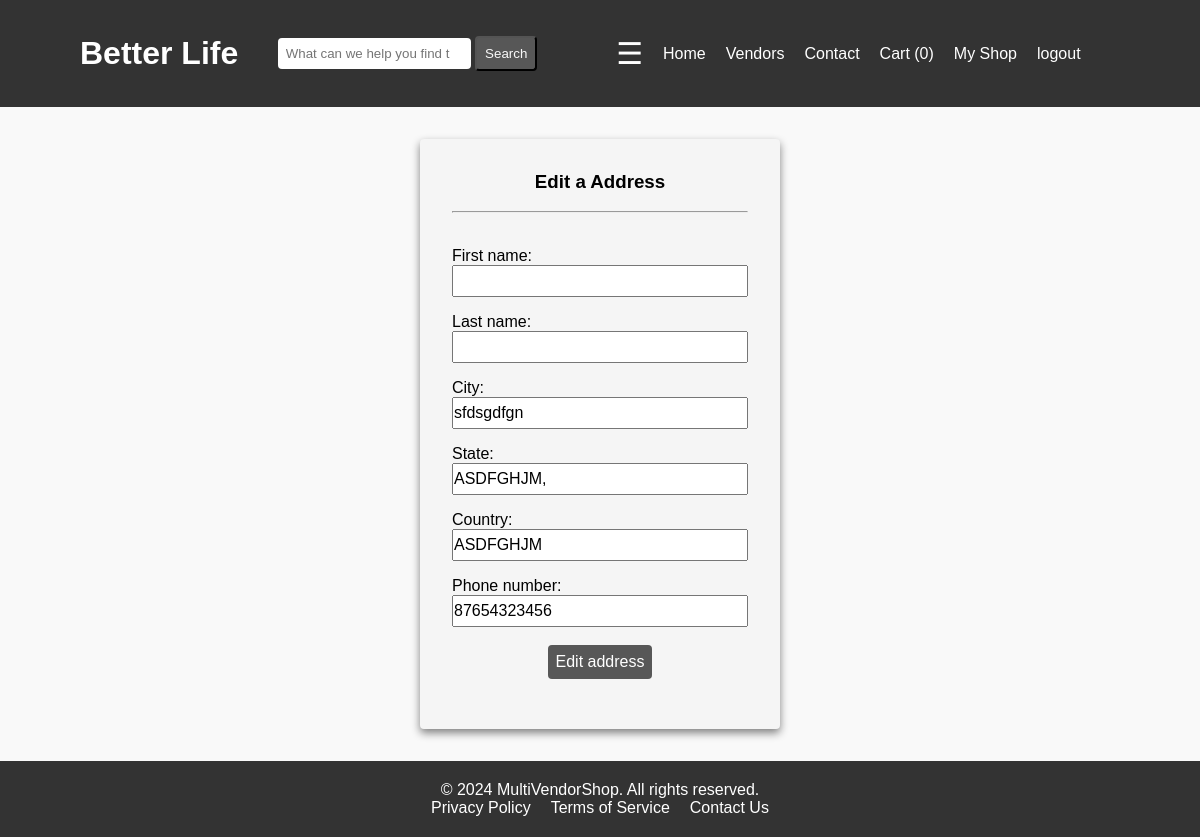
The page /dashboard/edit-address/2 (signed in) on the database its author committed.
### dashboard/models.py (models this page shows)
class Address(models.Model):
    user = models.ForeignKey(CustomUser, on_delete=models.CASCADE, related_name="address")
    first_name = models.CharField(max_length=50, null=True)
    last_name = models.CharField(max_length=50, null=True)
    city = models.CharField( max_length=100)
    state = models.CharField( max_length=100)
    country = models.CharField( max_length=100)
    phone_number = models.IntegerField()

### dashboard/views.py (the view, shortened to what this page needs)
# urls.py: path("edit-address/<int:id>", views.EditAddressView.as_view(), name="edit_address"),
class EditAddressView(LoginRequiredMixin, View):
    def get(self, request, id):
        address = get_object_or_404(Address, id=id)
        form = AddressForm(instance=address)
        previous_page=""
        if request.META.get("HTTP_REFERER") != request.build_absolute_uri() :
            if request.META.get("HTTP_REFERER")!= None and "checkout" in request.META.get("HTTP_REFERER"):
                previous_page = request.META.get("HTTP_REFERER")
        context = {"form":form, "next":previous_page}
        return render(request, "dashboard/edit_address.html", context)

### dashboard/forms.py
class AddressForm(forms.ModelForm):
    class Meta:
        model = Address
        exclude = ["user"]

### cart/cart.py (called while the page is built)
    def __len__(self):
        return sum(int(item["quantity"] )for item in self.cart.values())

### store/templatetags/menu.py (called while the page is built)
@register.inclusion_tag("menu_items.html")
def menu_items():
    categories = Category.objects.all()
    return { "categories":categories }

@register.simple_tag(takes_context=True)
def cart_number(context):
    request = context.get("request")
    cart = Cart(request)
    return len(cart)

### dashboard/templates/dashboard/edit_address.html (shortened to what this page needs)
{% extends "base.html" %}
{% load static %}
{% block styles %} <link rel="stylesheet" href="{% static "account/login.css" %}"> {% endblock styles %}
{% block contents %}
<div id="login-area">
    <h3> Edit a Address</h3>
    <br>
    <hr>
    <br>
    <form action="" method="post" autocomplete="off">
        {% for form in form  %}
        <div class="form-control">
            {{form.label_tag}}
            {{form}}
        </div>
        {% endfor %}
        <br>
        <div id="button">
        <button type="submit">Edit address</button>
        </div>
    </form>
    <br>
    </div>
{% endblock contents %}

### static/css/style.css (style rules this page uses)
* { margin: 0; padding: 0; box-sizing: border-box; }
body { font-family: Arial, sans-serif; background-color: #f9f9f9; }

### account/static/account/login.css (style rules this page uses)
#login-area { padding: 2rem; width:30%; border-radius: 4px; margin: 2rem auto; background-color: whitesmoke; box-shadow: 0 4px 8px grey; }
#login-area h3 { text-align: center; }
.form-control label, .form-control input { display: block; }
.form-control label { margin-top: 1rem }
.form-control input { width: 100%; height: 2rem; font-size: 1rem; }
#button { text-align: center; }
#login-area button { padding: .5rem; border-radius: 4px; border: none; background-color: #575757; color: white; font-size: 1rem; cursor: pointer; }

### rows shown on the page
Address: form "sfdsgdfgn" "ASDFGHJM," "ASDFGHJM" "87654323456"
